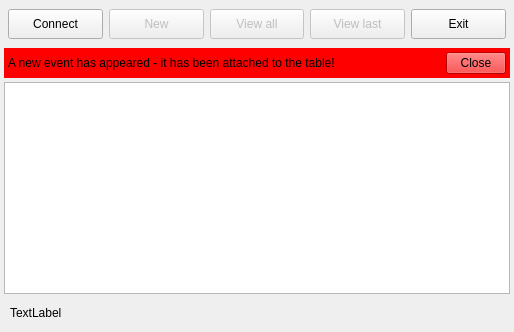
<?xml version="1.0" encoding="UTF-8"?>
<ui version="4.0">
 <class>MainWin</class>
 <widget class="QWidget" name="MainWin">
  <property name="geometry">
   <rect>
    <x>0</x>
    <y>0</y>
    <width>514</width>
    <height>332</height>
   </rect>
  </property>
  <property name="windowTitle">
   <string>Packed Data Cilent Demo</string>
  </property>
  <layout class="QVBoxLayout" name="verticalLayout">
   <property name="spacing">
    <number>4</number>
   </property>
   <property name="leftMargin">
    <number>4</number>
   </property>
   <property name="topMargin">
    <number>4</number>
   </property>
   <property name="rightMargin">
    <number>4</number>
   </property>
   <property name="bottomMargin">
    <number>4</number>
   </property>
   <item>
    <widget class="QWidget" name="TopPanel" native="true">
     <property name="minimumSize">
      <size>
       <width>0</width>
       <height>40</height>
      </size>
     </property>
     <layout class="QHBoxLayout" name="horizontalLayout">
      <property name="leftMargin">
       <number>4</number>
      </property>
      <property name="topMargin">
       <number>1</number>
      </property>
      <property name="rightMargin">
       <number>4</number>
      </property>
      <property name="bottomMargin">
       <number>1</number>
      </property>
      <item>
       <widget class="QPushButton" name="BConnect">
        <property name="minimumSize">
         <size>
          <width>0</width>
          <height>30</height>
         </size>
        </property>
        <property name="text">
         <string>Connect</string>
        </property>
       </widget>
      </item>
      <item>
       <widget class="QPushButton" name="BNew">
        <property name="enabled">
         <bool>false</bool>
        </property>
        <property name="minimumSize">
         <size>
          <width>0</width>
          <height>30</height>
         </size>
        </property>
        <property name="text">
         <string>New</string>
        </property>
       </widget>
      </item>
      <item>
       <widget class="QPushButton" name="BAll">
        <property name="enabled">
         <bool>false</bool>
        </property>
        <property name="minimumSize">
         <size>
          <width>0</width>
          <height>30</height>
         </size>
        </property>
        <property name="text">
         <string>View all</string>
        </property>
       </widget>
      </item>
      <item>
       <widget class="QPushButton" name="BLast">
        <property name="enabled">
         <bool>false</bool>
        </property>
        <property name="minimumSize">
         <size>
          <width>0</width>
          <height>30</height>
         </size>
        </property>
        <property name="text">
         <string>View last</string>
        </property>
       </widget>
      </item>
      <item>
       <widget class="QPushButton" name="BExit">
        <property name="minimumSize">
         <size>
          <width>0</width>
          <height>30</height>
         </size>
        </property>
        <property name="text">
         <string>Exit</string>
        </property>
       </widget>
      </item>
     </layout>
    </widget>
   </item>
   <item>
    <widget class="QWidget" name="EventInfo" native="true">
     <property name="minimumSize">
      <size>
       <width>0</width>
       <height>30</height>
      </size>
     </property>
     <property name="styleSheet">
      <string notr="true">background: red;</string>
     </property>
     <layout class="QHBoxLayout" name="horizontalLayout_3">
      <property name="spacing">
       <number>4</number>
      </property>
      <property name="leftMargin">
       <number>4</number>
      </property>
      <property name="topMargin">
       <number>4</number>
      </property>
      <property name="rightMargin">
       <number>4</number>
      </property>
      <property name="bottomMargin">
       <number>4</number>
      </property>
      <item>
       <widget class="QLabel" name="label">
        <property name="text">
         <string>A new event has appeared - it has been attached to the table!</string>
        </property>
       </widget>
      </item>
      <item>
       <widget class="QPushButton" name="BCloseInfo">
        <property name="maximumSize">
         <size>
          <width>60</width>
          <height>16777215</height>
         </size>
        </property>
        <property name="focusPolicy">
         <enum>Qt::NoFocus</enum>
        </property>
        <property name="text">
         <string>Close</string>
        </property>
       </widget>
      </item>
     </layout>
    </widget>
   </item>
   <item>
    <widget class="QTableView" name="TableView">
     <property name="selectionBehavior">
      <enum>QAbstractItemView::SelectRows</enum>
     </property>
     <attribute name="verticalHeaderVisible">
      <bool>true</bool>
     </attribute>
    </widget>
   </item>
   <item>
    <widget class="QWidget" name="BottomPanel" native="true">
     <property name="minimumSize">
      <size>
       <width>0</width>
       <height>30</height>
      </size>
     </property>
     <layout class="QHBoxLayout" name="horizontalLayout_2">
      <property name="leftMargin">
       <number>6</number>
      </property>
      <property name="topMargin">
       <number>6</number>
      </property>
      <property name="rightMargin">
       <number>6</number>
      </property>
      <property name="bottomMargin">
       <number>6</number>
      </property>
      <item>
       <widget class="QLabel" name="StatusLabel">
        <property name="text">
         <string>TextLabel</string>
        </property>
       </widget>
      </item>
     </layout>
    </widget>
   </item>
  </layout>
 </widget>
 <layoutdefault spacing="6" margin="11"/>
 <resources/>
 <connections/>
 <slots>
  <slot>BExitClick()</slot>
  <slot>BConnectClick()</slot>
 </slots>
</ui>
